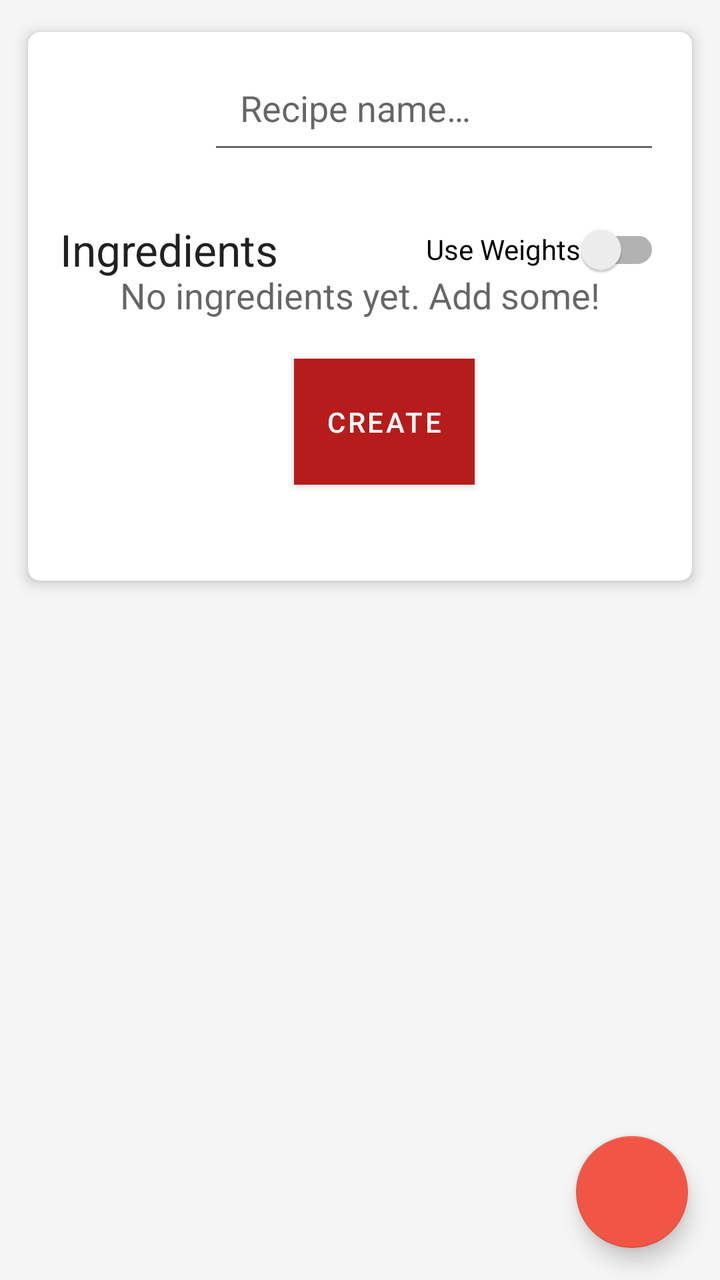
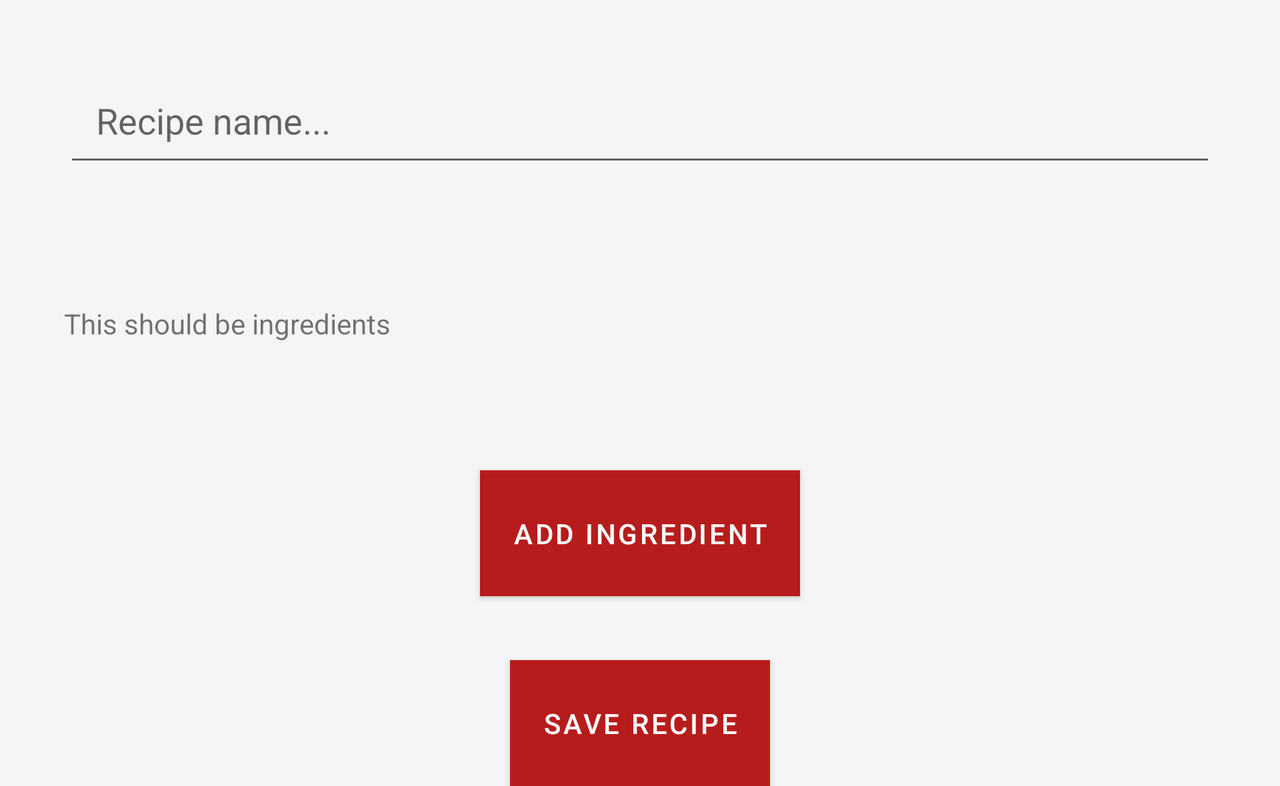

One screen, two layout resources from the same app: the default and the repository's alternative for another configuration. Each is rendered where Android would select it; the XML of both is given below.
<!-- AndroidManifest.xml: application theme AppTheme -->
<!-- res/layout/activity_edit_recipe.xml -->
<?xml version="1.0" encoding="utf-8"?>
<androidx.coordinatorlayout.widget.CoordinatorLayout xmlns:android="http://schemas.android.com/apk/res/android"
    xmlns:app="http://schemas.android.com/apk/res-auto"
    xmlns:tools="http://schemas.android.com/tools"
    xmlns:card_view="http://schemas.android.com/apk/res-auto"
    android:layout_width="match_parent"
    android:layout_height="match_parent"
    android:importantForAutofill="noExcludeDescendants">

    <ScrollView
        android:id="@+id/scrollView"
        android:layout_width="match_parent"
        android:layout_height="match_parent"
        android:orientation="vertical">


        <androidx.cardview.widget.CardView
            card_view:cardBackgroundColor="@color/color_surface"
            android:layout_width="match_parent"
            android:layout_height="wrap_content"
            android:id="@+id/cv_edit_recipe"
            android:layout_marginStart="8dp"
            android:layout_marginTop="@dimen/mtrl_card_spacing"
            android:layout_marginEnd="8dp"
            card_view:contentPaddingBottom="16dp"
            card_view:cardUseCompatPadding="true"
            card_view:cardCornerRadius="6dp"
            app:cardElevation="4dp">

            <androidx.constraintlayout.widget.ConstraintLayout
                android:layout_width="match_parent"
                android:layout_height="wrap_content"
                android:orientation="vertical">

                <TextView
                    android:id="@+id/tv_no_ingredients"
                    android:layout_width="wrap_content"
                    android:layout_height="wrap_content"
                    android:layout_marginTop="32dp"
                    android:text="@string/no_ingredients_yet"
                    android:textAppearance="@style/TextAppearance.AppCompat.Medium"
                    android:visibility="invisible"
                    app:layout_constraintBottom_toBottomOf="@+id/rv_ingredient_list"
                    app:layout_constraintEnd_toEndOf="@+id/rv_ingredient_list"
                    app:layout_constraintStart_toStartOf="@+id/rv_ingredient_list"
                    app:layout_constraintTop_toTopOf="@+id/rv_ingredient_list"
                    tools:visibility="visible" />

                <EditText
                    android:id="@+id/et_recipe"
                    android:layout_width="0dp"
                    android:layout_height="50dp"
                    android:layout_marginStart="16dp"
                    android:layout_marginEnd="16dp"
                    android:hint="@string/recipe_name_hint"
                    android:inputType="textPersonName"
                    android:padding="16dp"
                    android:textSize="18sp"
                    app:layout_constraintBottom_toBottomOf="@+id/btn_pick_image"
                    app:layout_constraintEnd_toEndOf="parent"
                    app:layout_constraintStart_toEndOf="@+id/btn_pick_image"
                    app:layout_constraintTop_toTopOf="@+id/btn_pick_image"
                    app:layout_goneMarginStart="64dp"
                    app:layout_goneMarginTop="78dp" />

                <TextView
                    android:id="@+id/tv_ingredients_label"
                    android:layout_width="wrap_content"
                    android:layout_height="wrap_content"
                    android:layout_marginStart="16dp"
                    android:layout_marginTop="28dp"
                    android:text="@string/ingredients"
                    android:textAllCaps="false"
                    android:textAppearance="@style/TextAppearance.AppCompat.Large"
                    app:layout_constraintStart_toStartOf="parent"
                    app:layout_constraintTop_toBottomOf="@+id/et_recipe" />

                <androidx.recyclerview.widget.RecyclerView
                    android:id="@+id/rv_ingredient_list"
                    android:layout_width="match_parent"
                    android:layout_height="match_parent"
                    android:layout_marginTop="8dp"
                    app:layout_constraintTop_toBottomOf="@+id/tv_ingredients_label"
                    tools:layout_editor_absoluteX="0dp" />

                <Button
                    android:id="@+id/btn_save_recipe"
                    android:layout_width="wrap_content"
                    android:layout_height="wrap_content"
                    android:layout_gravity="center_horizontal"
                    android:layout_marginStart="32dp"
                    android:layout_marginTop="32dp"
                    android:layout_marginEnd="8dp"
                    android:layout_marginBottom="32dp"
                    android:background="?attr/colorPrimary"
                    android:padding="16dp"
                    android:text="@string/create_recipe"
                    app:layout_constraintBottom_toBottomOf="parent"
                    app:layout_constraintEnd_toEndOf="parent"
                    app:layout_constraintStart_toStartOf="parent"
                    app:layout_constraintTop_toBottomOf="@+id/rv_ingredient_list" />

                <ImageButton
                    android:id="@+id/btn_pick_image"
                    style="?android:attr/borderlessButtonStyle"
                    android:layout_width="58dp"
                    android:layout_height="58dp"
                    android:layout_marginStart="16dp"
                    android:layout_marginTop="12dp"
                    android:padding="0dp"
                    android:scaleType="fitCenter"
                    app:layout_constraintStart_toStartOf="parent"
                    app:layout_constraintTop_toTopOf="parent"
                    app:srcCompat="@drawable/ic_action_pick_image"
                    android:contentDescription="@string/pick_image_button" />

                <androidx.appcompat.widget.SwitchCompat
                    android:id="@+id/btn_weight_switch"
                    android:layout_width="wrap_content"
                    android:layout_height="wrap_content"
                    android:minWidth="2dp"
                    android:showText="true"
                    android:switchPadding="4dp"
                    android:text="@string/use"
                    app:layout_constraintBottom_toBottomOf="@+id/tv_ingredients_label"
                    app:layout_constraintEnd_toEndOf="@+id/et_recipe"
                    app:layout_constraintTop_toTopOf="@+id/tv_ingredients_label" />

            </androidx.constraintlayout.widget.ConstraintLayout>
        </androidx.cardview.widget.CardView>


    </ScrollView>

    <com.google.android.material.floatingactionbutton.FloatingActionButton
        android:id="@+id/btn_new_ingredient"
        android:layout_width="wrap_content"
        android:layout_height="wrap_content"
        android:layout_gravity="bottom|end"
        android:layout_margin="16dp"
        app:tint="?attr/colorOnPrimary"
        app:srcCompat="@drawable/ic_add_white_24dp" />


</androidx.coordinatorlayout.widget.CoordinatorLayout>
<!-- resources referenced by this layout -->
<resources>
  <color name="color_surface">#ffffff</color>
  <string name="create_recipe">Create</string>
  <string name="ingredients">Ingredients</string>
  <string name="no_ingredients_yet">No ingredients yet. Add some!</string>
  <string name="pick_image_button">Pick Image Button</string>
  <string name="recipe_name_hint">Recipe name…</string>
  <string name="use">Use Weights </string>
  <style name="AppTheme" parent="Theme.MaterialComponents.DayNight.DarkActionBar">
          
          <item name="colorPrimary">@color/colorPrimary</item>
          <item name="colorPrimaryDark">@color/colorPrimaryDark</item>
          <item name="colorAccent">@color/colorAccent</item>
          <item name="colorOnPrimary">@color/colorOnPrimary</item>
          <item name="colorSecondary">@color/colorSecondary</item>
          <item name="colorSurface">@color/colorSurface</item>
          <item name="android:windowBackground">@color/colorBackground</item>
      </style>
  <color name="colorPrimary">#b71c1c</color>
  <color name="colorPrimaryDark">#7f0000</color>
  <color name="colorAccent">#f05545</color>
  <color name="colorOnPrimary">#ffffff</color>
  <color name="colorSecondary">#f05545</color>
  <color name="colorSurface">#ffffff</color>
  <color name="colorBackground">#f5f5f5</color>
</resources>
<!-- res/layout-land/activity_edit_recipe.xml (the repository's variant of the layout above) -->
<!-- drawn on the phone turned sideways -->
<?xml version="1.0" encoding="utf-8"?>
<ScrollView xmlns:android="http://schemas.android.com/apk/res/android"
    android:orientation="vertical"
    android:layout_width="match_parent"
    android:layout_height="match_parent">
    <LinearLayout xmlns:android="http://schemas.android.com/apk/res/android"
        android:orientation="vertical" android:layout_width="match_parent"
        android:layout_height="match_parent">

        <EditText
            android:id="@+id/et_recipe"
            android:layout_width="match_parent"
            android:layout_height="wrap_content"
            android:hint="Recipe name..."
            android:padding="16dp"
            android:layout_margin="32dp"
            android:textSize="18sp" />

        <TextView
            android:id="@+id/tv_ingredients_list"
            android:layout_width="match_parent"
            android:layout_height="wrap_content"
            android:padding="16dp"
            android:layout_margin="16dp"
            android:text="This should be ingredients" />

        <Button
            android:id="@+id/btn_new_ingredient"
            android:layout_width="wrap_content"
            android:layout_height="wrap_content"
            android:layout_gravity="center_horizontal"
            android:background="@color/colorPrimary"
            android:padding="16dp"
            android:layout_margin="32dp"
            android:text="Add Ingredient" />

        <Button
            android:id="@+id/btn_save_recipe"
            android:layout_width="wrap_content"
            android:layout_height="wrap_content"
            android:layout_gravity="center_horizontal"
            android:background="@color/colorPrimary"
            android:padding="16dp"
            android:text="Save Recipe" />

    </LinearLayout>
</ScrollView>
<!-- resources referenced by the variant -->
<!-- as the phone turned sideways resolves them -->
<resources>
  <color name="colorPrimary">#b71c1c</color>
  <style name="AppTheme" parent="Theme.MaterialComponents.DayNight.DarkActionBar">
          
          <item name="colorPrimary">@color/colorPrimary</item>
          <item name="colorPrimaryDark">@color/colorPrimaryDark</item>
          <item name="colorAccent">@color/colorAccent</item>
          <item name="colorOnPrimary">@color/colorOnPrimary</item>
          <item name="colorSecondary">@color/colorSecondary</item>
          <item name="colorSurface">@color/colorSurface</item>
          <item name="android:windowBackground">@color/colorBackground</item>
      </style>
  <color name="colorPrimaryDark">#7f0000</color>
  <color name="colorAccent">#f05545</color>
  <color name="colorOnPrimary">#ffffff</color>
  <color name="colorSecondary">#f05545</color>
  <color name="colorSurface">#ffffff</color>
  <color name="colorBackground">#f5f5f5</color>
</resources>
